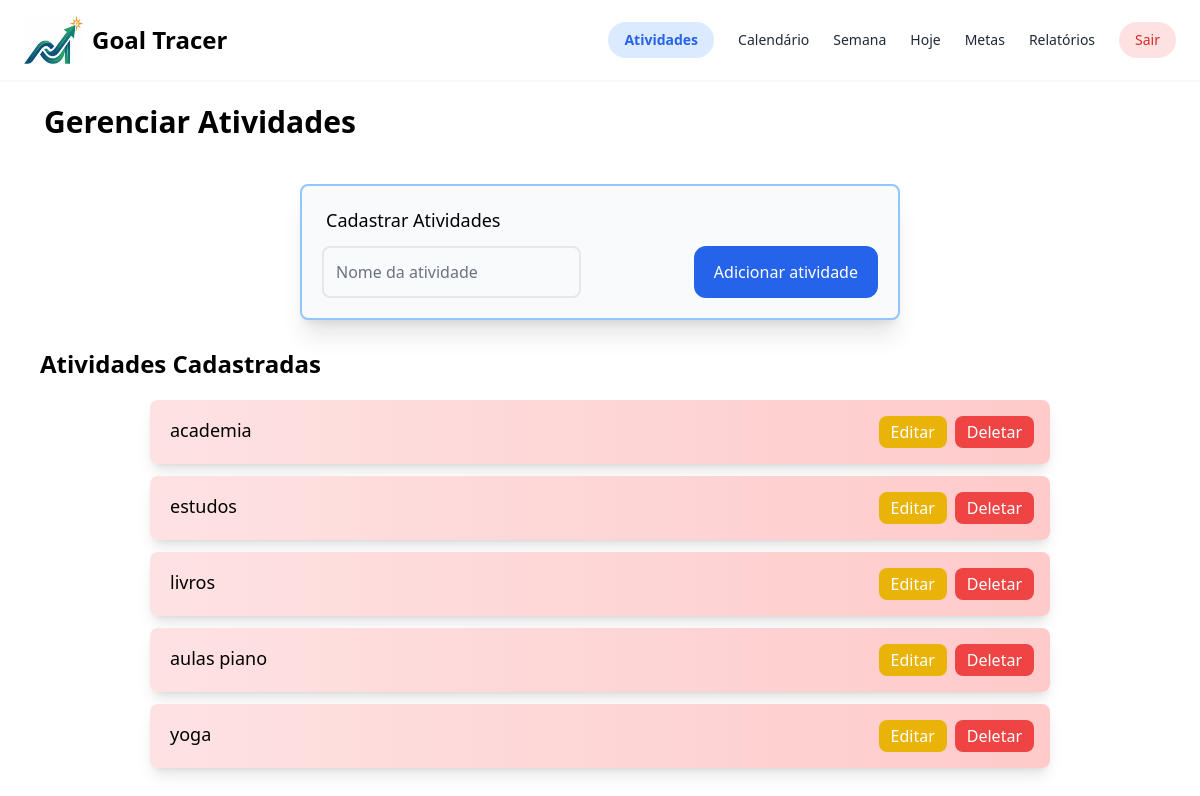
Screenshot of /atividades/ (signed in) with the database file from the repository.
### home/models.py (models this page shows, shortened)
class Atividade(models.Model):
    nome = models.CharField(max_length=200) # unique=True evita nomes duplicados
    usuario = models.ForeignKey(User, on_delete=models.CASCADE, related_name="atividades")
    class Meta:
        unique_together = ('nome', 'usuario')  # nome pode repetir ENTRE usuários, mas nao pro MESMO usuario

### home/views.py (the view)
# urls.py: path('atividades/', views.atividades, name='atividades'),
@login_required
def atividades(request):
    atividades = Atividade.objects.filter(usuario=request.user)
    return render(request, "home/atividades.html", {"atividades":atividades})

### templates/home/atividades.html (shortened to what this page needs)
<!DOCTYPE html>
<html lang="pt-BR">
    <head>
        {% load static %}
        <script src="https://cdn.tailwindcss.com"></script>
    </head>
    <body>
        <div>
            <nav class="bg-white-600 flex shadow-sm px-6 py-4 justify-between">
                <div class="flex">
                    {% load static %}
                    <img src="{% static 'img/small-logo.png' %}" alt="Logo" class="w-[60px] h-auto">
                    <h1 class="text-2xl font-bold p-2">Goal Tracer</h1>
                </div>
            <div class="flex items-center gap-6 text-gray-500 text-sm">
                <a href="{% url 'atividades' %}" class="bg-blue-100 text-blue-600 px-4 py-2 rounded-full font-bold">Atividades</a>
                <a href="{% url 'calendario' %}" class="text-gray-800">Calendário</a>
                <a href="{% url 'index' %}" class="text-gray-800">Semana</a>
                <a href="{% url 'hoje' %}" class="text-gray-800">Hoje</a>
                <a href="{% url 'metas' %}" class="text-gray-800">Metas</a>
                <a href="{% url 'relatorios' %}" class="text-gray-800">Relatórios</a>
                <form method="post" action="{% url 'logout' %}" onsubmit="return confirm('Tem certeza que deseja sair?');">
                    <button type="submit" class="bg-red-100 text-red-600 px-4 py-2 rounded-full text-gray-800">Sair</button>
                </form>
            </div>
            </nav>
            <div class="grid grid-cols-2 gap-4 m-6">
                <div class="pl-5">
                    <h2 class="text-3xl font-bold">Gerenciar Atividades</h2>
                </div>
            </div>
            <div class="p-5 pl-32 pr-32 flex justify-center" id="caixa_nova_atividade">
                <div class="bg-gray-50 border-blue-300 border-2 rounded-lg p-5 mb-2 shadow-xl w-[50vw]">
                    <p class="text-lg mb-3 pl-1">Cadastrar Atividades</p>
                    <div class="flex gap-5 w-full">
                        <div class="flex gap-6">
                            <input type="text" id="caixa_nome" name="nome" placeholder="Nome da atividade" class="border-2 rounded-lg bg-gray-50 p-3 placeholder:text-gray-500">
                        </div>
                        <div class="flex ml-8 gap-3 ml-auto">
                            <button class="bg-blue-600 text-white rounded-xl px-5 py-3 hover:scale-110 duration-200 ease-in-out w-full" id="botao_adicionar">Adicionar atividade</button>
                        </div>
                    </div>
                </div>
            </div>
            <h5 class="text-2xl font-bold ml-10">Atividades Cadastradas</h5>
            <div id="div_atividades" class="p-5 flex flex-col items-center gap-3">
                {% for atividade in atividades %}
                    <div id="atividade_{{ atividade.id }}" class="flex bg-gradient-to-r from-red-100 to-red-200 text-black rounded-lg pl-5 pr-4 py-4 w-[75vw] shadow-lg">
                        <p class="text-lg">{{ atividade.nome }}</p>
                        <button id="botao_editar_{{ atividade.id }}" type="submit" class="hover:scale-110 duration-200 ease-in-out ml-auto px-3 py-1 bg-yellow-500 text-white rounded-lg">Editar</button>
                        <button id="botao_deletar_{{ atividade.id }}" class="hover:scale-110 duration-200 ease-in-out bg-red-500 text-white rounded-lg px-3 py-1 ml-2">Deletar</button>
                    </div>
                    {% empty %}
                    <p class="text-gray-500 mt-5">Nenhuma atividade planejada.</p>
                {% endfor %}
            </div>
        </div>
    </body>
</html>

### rows the page displays
Atividade: nome "academia"
Atividade: nome "estudos"
Atividade: nome "livros"
Atividade: nome "aulas piano"
Atividade: nome "yoga"
